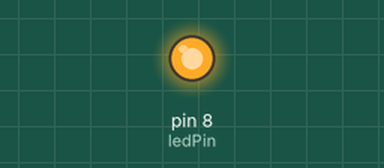
A sketch run on a simulated Arduino Uno, built with avr-gcc and run on an emulated ATmega328P. Parts: output pins drawn as LEDs (lit = HIGH).

Above: at 0.12 s.
At 3.3 s:
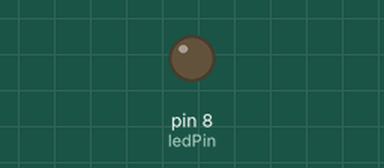
Timing chart, 0 to 5.9 s (numbered marks = the images above):
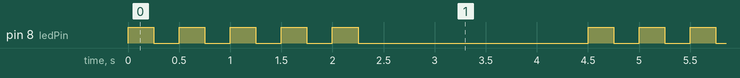

The sketch:

sketch_jun12b_blink_09.ino
```cpp
const int ledPin = 8;

void setup() {
  pinMode(ledPin, OUTPUT);
  // put your setup code here, to run onc
}

void loop() {
  blinkLED(5 , 250);
}

void blinkLED(int times, int aswin) {
  for (int i = 0; i < times; i++) {
    digitalWrite(ledPin, 1);
    delay(aswin);
    digitalWrite(ledPin, 0);
    delay(aswin);

  }
  delay(2000);
}

  // put your main code here, to run repeatedly}
```

Measured:
- by itself, pin 8 (ledPin): repeats every 4.5 s: 4 × (LOW 0.25 s, HIGH 0.25 s), LOW 2.3 s, HIGH 0.25 s
- by itself, everything shown: repeats every 4.5 s, in 10 steps
